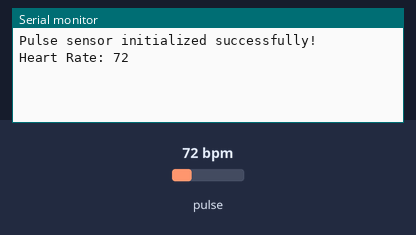
Simulated run of this sketch. Board: Arduino Uno, built with avr-gcc and run on an emulated ATmega328P. Parts: the last lines printed to the serial monitor. Inputs (shaded band) come from the test bench; at power-on: pulse 72 bpm.

Above: at 1.2 s.
1.3 s: pulse set to 42 bpm
At 2.7 s:
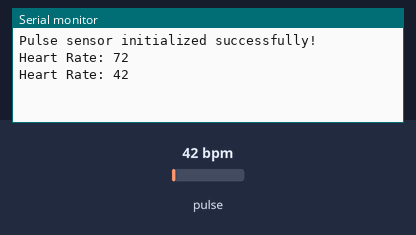
2.8 s: pulse set to 70 bpm
At 3.9 s:
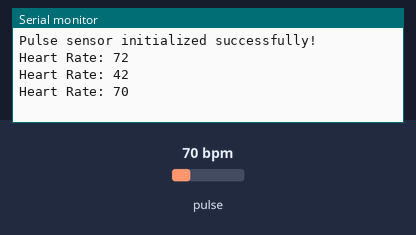
Timing chart, 0 to 5.8 s (numbered marks = the images above; inputs shaded):
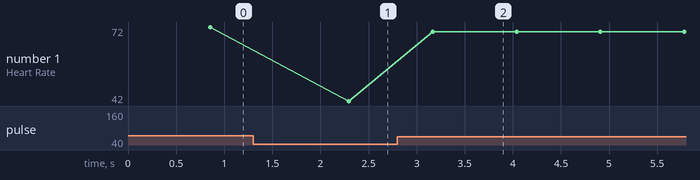

The sketch:

pulsesensor.ino
```cpp
#include <PulseSensorPlayground.h>

PulseSensorPlayground pulseSensor;

void setup() {
  Serial.begin(9600);
  pulseSensor.analogInput(A0); // 센서 핀이 A0에 연결
  pulseSensor.setThreshold(550); // 신호 감지 임계값 설정

  if (pulseSensor.begin()) {
    Serial.println("Pulse sensor initialized successfully!");
  } else {
    Serial.println("Pulse sensor initialization failed!");
  }
}

void loop() {
  int bpm = pulseSensor.getBeatsPerMinute();
  if (pulseSensor.sawStartOfBeat()) {
    Serial.print("Heart Rate: ");
    Serial.println(bpm);
  }
  delay(20); // 데이터 안정성을 위한 짧은 지연
}
```

Measured:
- after the input at 1.3 s, the serial monitor: prints a new line after 0.99 s (image 1)
- after the input at 2.8 s, the serial monitor: prints a new line after 0.37 s (image 2)
- plotted number 1: 72 → 42 after the input at 1.3 s, 42 → 70 after the input at 2.8 s
